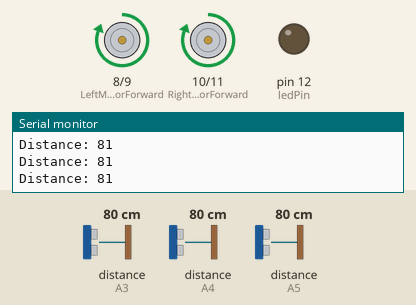
Recording of a sketch running on a simulated Arduino Uno, built with avr-gcc and run on an emulated ATmega328P. Shown: motor-driver pin pairs drawn as motors (green arrow = first pin HIGH = forward, orange = second pin HIGH = backward, longer = more drive), output pins drawn as LEDs (lit = HIGH), the last lines printed to the serial monitor. Inputs (shaded band) come from the test bench; at power-on: distance to the obstacle (sensors on A3, A4, A5) 80 cm. The echo pulse lasts 58.3 µs per cm.

Above: at 1.9 s.
2.0 s: distance to the obstacle (sensor on A3) set to 32 cm
3.5 s: distance to the obstacle (sensor on A3) set to 27 cm
At 6.1 s:
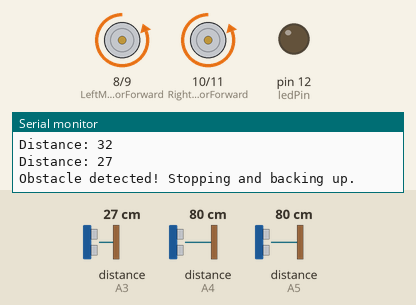
At 7.3 s:
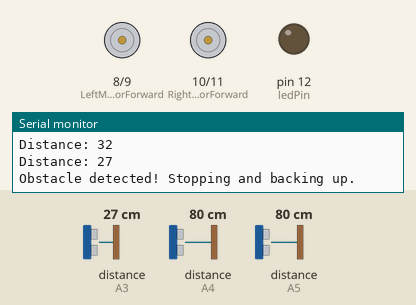
Timing chart, 0 to 26.4 s (numbered marks = the images above; inputs shaded):
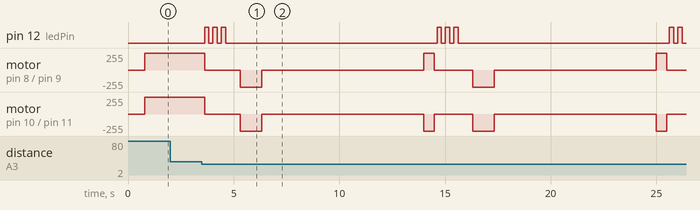

The sketch:

Safe_Distance_Maintaining_correctly_finallly_working_da_.ino
```cpp
#include <NewPing.h> // Ultrasonic sensor function library. You must install this library

const int LeftMotorForward = 8;
const int LeftMotorBackward = 9;
const int RightMotorForward = 10;
const int RightMotorBackward = 11;
const int ledPin = 12; // Digital pin to control the LED

#define trig_pin1 A0 // Analog input 0
#define echo_pin1 A3 // Analog input 1
#define trig_pin2 A1 // Analog input 2
#define echo_pin2 A4 // Analog input 3
#define trig_pin3 A2 // Analog input 4
#define echo_pin3 A5 // Analog input 5

#define maximum_distance 200
const int safe_distance = 30; // Adjust this value according to your desired safe distance

boolean goesForward = false;
int distance = 100;

NewPing sonar1(trig_pin1, echo_pin1, maximum_distance); // Sensor 1 function
NewPing sonar2(trig_pin2, echo_pin2, maximum_distance); // Sensor 2 function
NewPing sonar3(trig_pin3, echo_pin3, maximum_distance); // Sensor 3 function

// ... (rest of the code remains the same)

void setup() {
  pinMode(RightMotorForward, OUTPUT);
  pinMode(LeftMotorForward, OUTPUT);
  pinMode(LeftMotorBackward, OUTPUT);
  pinMode(RightMotorBackward, OUTPUT);
  pinMode(ledPin, OUTPUT); // Set the LED pin as output

  Serial.begin(9600); // Initialize Serial Monitor

  distance = readPing();
  delay(100);
  distance = readPing();
  delay(100);
  distance = readPing();
  delay(100);
  distance = readPing();
  delay(100);
}

void loop() {
  int distanceRight = 0;
  int distanceLeft = 0;
  delay(50);

  Serial.print("Distance: ");
  Serial.println(distance);

  if (distance <= safe_distance) {
    moveStop();
    Serial.println("Obstacle detected! Stopping and backing up.");
    blinkLED(); // Blink the LED when an obstacle is detected
    delay(500);
    moveBackward();
    delay(1000);
    moveStop();
    delay(300);
    distanceRight = lookRight();
    delay(3000);
    distanceLeft = lookLeft();
    delay(3000);

    if (distance >= distanceLeft) {
      turnRight();
      moveStop();
    } else {
      turnLeft();
      moveStop();
    }
  } else {
    moveForward();
  }
  distance = readPing();
}


int lookRight() {
  digitalWrite(LeftMotorForward, LOW);
  digitalWrite(RightMotorForward, LOW);
  delay(500);
  int distance = readPing();
  delay(100);
  return distance;
}

int lookLeft() {
  digitalWrite(LeftMotorForward, LOW);
  digitalWrite(RightMotorForward, LOW);
  delay(500);
  int distance = readPing();
  delay(100);
  return distance;
}

int readPing() {
  delay(70);
  int cm1 = sonar1.ping_cm();
  int cm2 = sonar2.ping_cm();
  int cm3 = sonar3.ping_cm();

  int cm = min(min(cm1, cm2), cm3); // Choose the minimum distance from three sensors
  if (cm == 0) {
    cm = 250;
  }
  return cm;
}

void moveStop() {
  digitalWrite(RightMotorForward, LOW);
  digitalWrite(LeftMotorForward, LOW);
  digitalWrite(RightMotorBackward, LOW);
  digitalWrite(LeftMotorBackward, LOW);
}

void moveForward() {
  if (!goesForward) {
    goesForward = true;
    digitalWrite(LeftMotorForward, HIGH);
    digitalWrite(RightMotorForward, HIGH);
    digitalWrite(LeftMotorBackward, LOW);
    digitalWrite(RightMotorBackward, LOW);
  }
}

void moveBackward() {
  goesForward = false;
  digitalWrite(LeftMotorBackward, HIGH);
  digitalWrite(RightMotorBackward, HIGH);
  digitalWrite(LeftMotorForward, LOW);
  digitalWrite(RightMotorForward, LOW);
}

void turnRight() {
  digitalWrite(LeftMotorForward, HIGH);
  digitalWrite(RightMotorBackward, HIGH);
  digitalWrite(LeftMotorBackward, LOW);
  digitalWrite(RightMotorForward, LOW);
  delay(500);
  digitalWrite(LeftMotorForward, HIGH);
  digitalWrite(RightMotorForward, HIGH);
  digitalWrite(LeftMotorBackward, LOW);
  digitalWrite(RightMotorBackward, LOW);
}

void turnLeft() {
  digitalWrite(LeftMotorBackward, HIGH);
  digitalWrite(RightMotorForward, HIGH);
  digitalWrite(LeftMotorForward, LOW);
  digitalWrite(RightMotorBackward, LOW);
  delay(500);
  digitalWrite(LeftMotorForward, HIGH);
  digitalWrite(RightMotorForward, HIGH);
  digitalWrite(LeftMotorBackward, LOW);
  digitalWrite(RightMotorBackward, LOW);
}

void blinkLED() {
  // Blink the LED three times quickly
  for (int i = 0; i < 3; i++) {
    digitalWrite(ledPin, HIGH);
    delay(200);
    digitalWrite(ledPin, LOW);
    delay(200);
  }
}
```

Measured:
- the behaviour switches between 31 and 30 cm on distance to the obstacle (sensor on A3) (found by bisection; images 0 and 1)
